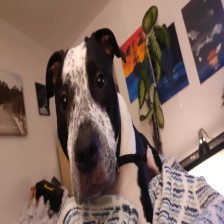
#> input picture basic_murphy.jpg, 224 x 224 px
$ python basic_filter.py
#> lines starting #> are read from the running program, lines starting #| are printed output that depends on the picture; after the words box and inside, x2 and y2 are one past the last pixel; in counts of white or black regions, pixels touching at a corner belong together
from PIL import Image, ImageFilter, ImageOps
import matplotlib.pyplot as plt
import cv2
import numpy as np

def apply_blur_filter(image_path):
#> called with image_path = 'basic_murphy.jpg'
    try:
        img = Image.open(image_path)
#> img is the input picture: PIL image 224x224 RGB; mean R, G, B 128.9, 105.6, 97.1
        img_resized = img.resize((128, 128))
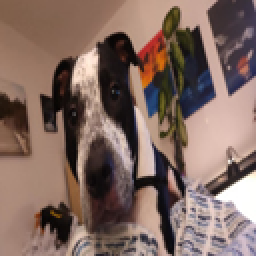
#> img_resized: PIL image 128x128 RGB (shown 2 times larger); mean R, G, B 128.9, 105.6, 97.1
        img_blurred = img_resized.filter(ImageFilter.GaussianBlur(radius=2))

        plt.imshow(img_blurred)
        plt.axis('off')
        plt.savefig("blurred_image.png")
        print("Processed image saved as 'blurred_image.png'.")

    except Exception as e:
        print(f"Error processing image: {e}")

def apply_advanced_comic_effect(image_path):
    # Read the image
#> called with image_path = 'basic_murphy.jpg'
    img = cv2.imread(image_path)
#> img: shape (224, 224, 3)
    img = cv2.cvtColor(img, cv2.COLOR_BGR2RGB)

    # Step 1: Apply bilateral filter (smooth colors but keep edges sharp)
    color_img = cv2.bilateralFilter(img, d=9, sigmaColor=200, sigmaSpace=200)

    # Step 2: Convert to grayscale
    gray = cv2.cvtColor(img, cv2.COLOR_RGB2GRAY)
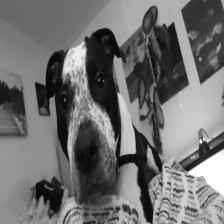
#> gray: shape (224, 224); min 1, max 255, mean 111.6

    # Step 3: Apply median blur to smooth the grayscale image
    gray_blur = cv2.medianBlur(gray, 7)
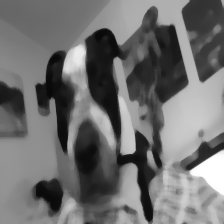
#> gray_blur: shape (224, 224); min 8, max 255, mean 112

    # Step 4: Detect edges using adaptive thresholding
    edges = cv2.adaptiveThreshold(
        gray_blur,
        255,
        cv2.ADAPTIVE_THRESH_MEAN_C,
        cv2.THRESH_BINARY,
        blockSize=9,
        C=2
    )
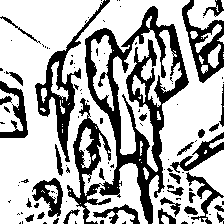
#> edges: shape (224, 224); 68.5% white; 109 black regions (76 under 20 px), largest, box (x1, y1, x2, y2) and area: (67, 6, 189, 224) 8026, (35, 0, 110, 162) 1938, (182, 0, 224, 83) 1256

    # Step 5: Combine color image with edge mask
    edges_colored = cv2.cvtColor(edges, cv2.COLOR_GRAY2RGB)
    comic_img = cv2.bitwise_and(color_img, edges_colored)
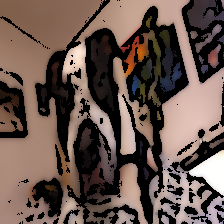
#> comic_img: shape (224, 224, 3); mean R, G, B 103.9, 85.5, 77.8

    # Step 6: Save the final result
    comic_img_bgr = cv2.cvtColor(comic_img, cv2.COLOR_RGB2BGR)  # Convert back to BGR for OpenCV save
    cv2.imwrite("comic_effect_advanced.png", comic_img_bgr)
    print("Saved 'comic_effect_advanced.png'.")

def apply_filters_and_save(image_path):
#> called with image_path = 'basic_murphy.jpg'
    try:
        img = Image.open(image_path)

        # Apply Edge Detection
        img_edges = img.filter(ImageFilter.FIND_EDGES)
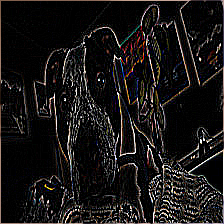
#> img_edges: PIL image 224x224 RGB; mean R, G, B 24.6, 22.4, 21.9
        img_edges.save("edges_detected.png")
        print("Saved 'edges_detected.png'.")

        # Apply Sharpening
        img_sharpened = img.filter(ImageFilter.SHARPEN)
        img_sharpened.save("sharpened_image.png")
        print("Saved 'sharpened_image.png'.")

        # Apply Gaussian Blur
        img_blurred = img.filter(ImageFilter.GaussianBlur(radius=2))
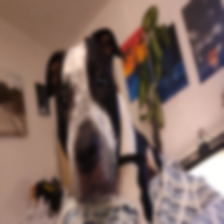
#> img_blurred: PIL image 224x224 RGB; mean R, G, B 128.9, 105.6, 97.1
        img_blurred.save("gaussian_blur.png")
        print("Saved 'gaussian_blur.png'.")

    except Exception as e:
        print(f"Error processing image: {e}")

if __name__ == "__main__":
    image_path = "basic_murphy.jpg"  # Replace with the path to your image file
    apply_blur_filter(image_path)
    apply_advanced_comic_effect(image_path)
    apply_filters_and_save(image_path)
